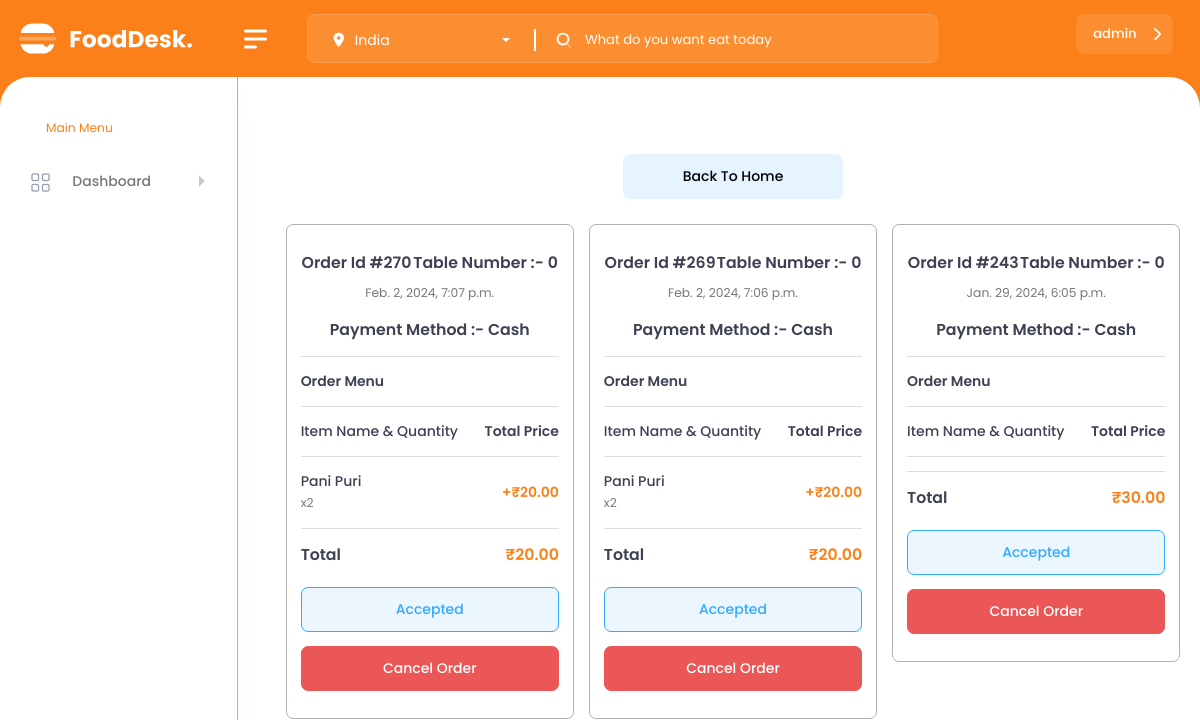
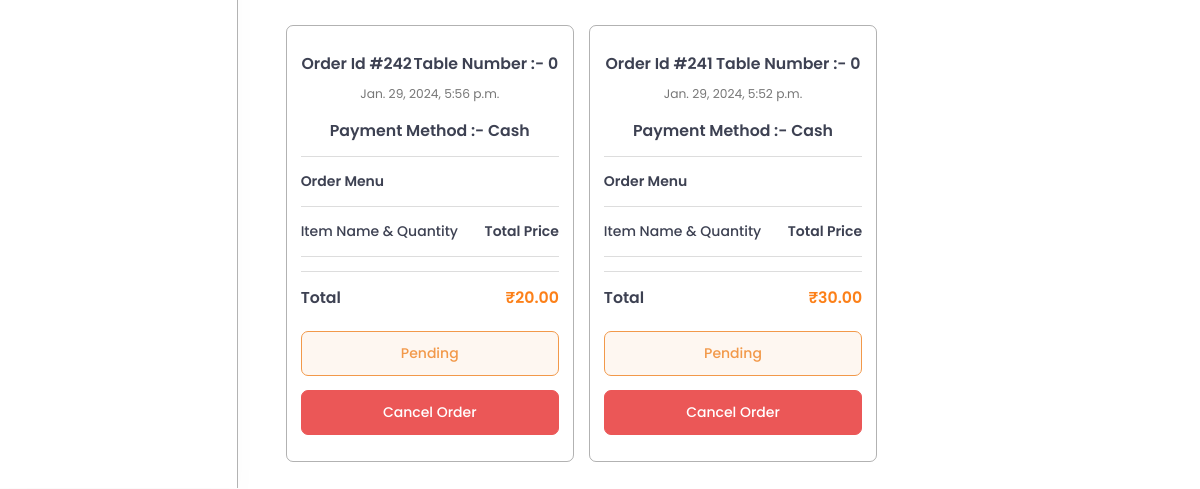
Before: /order_history/ (signed in) with the older database file (2 pictures, top to bottom).
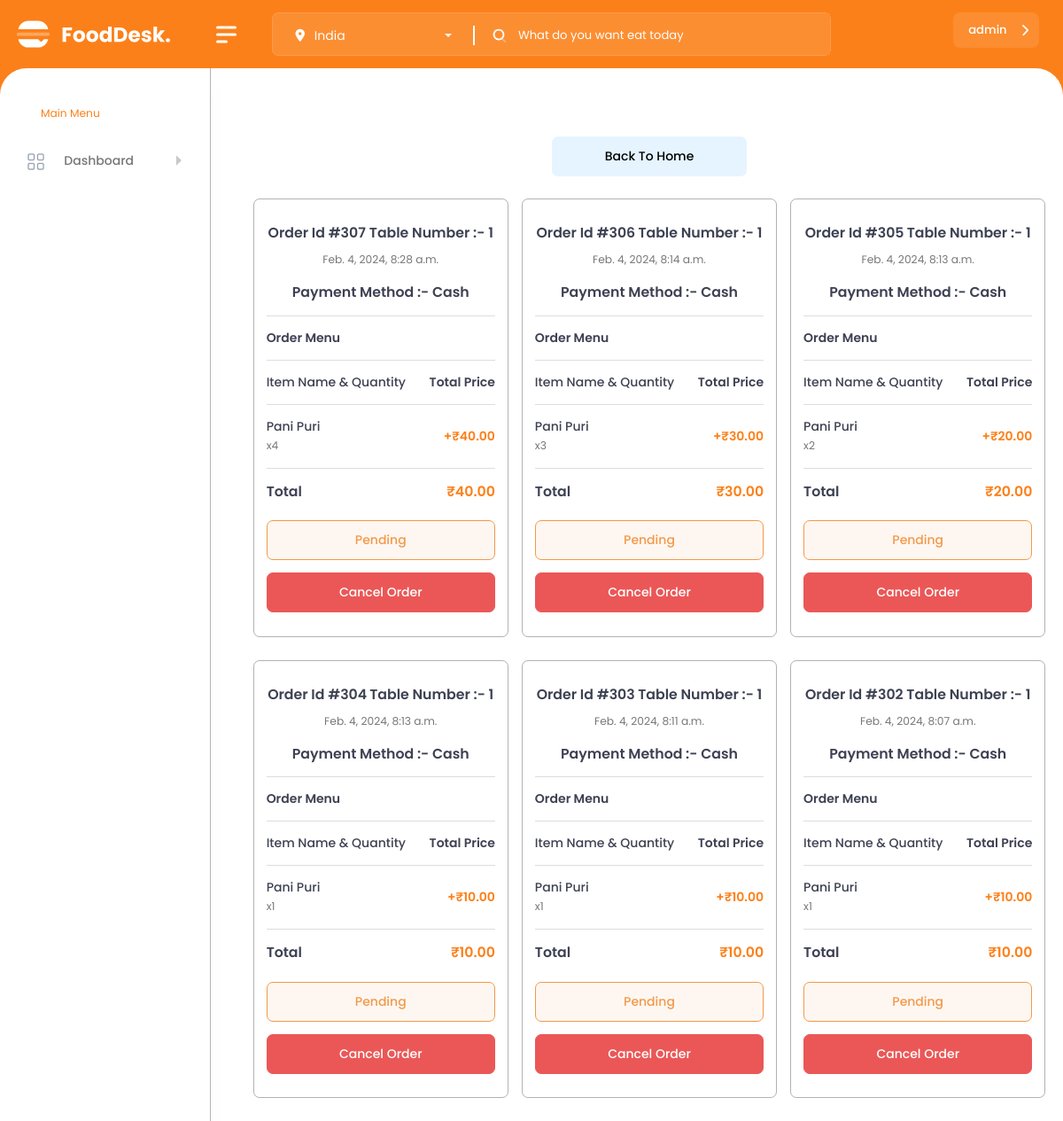
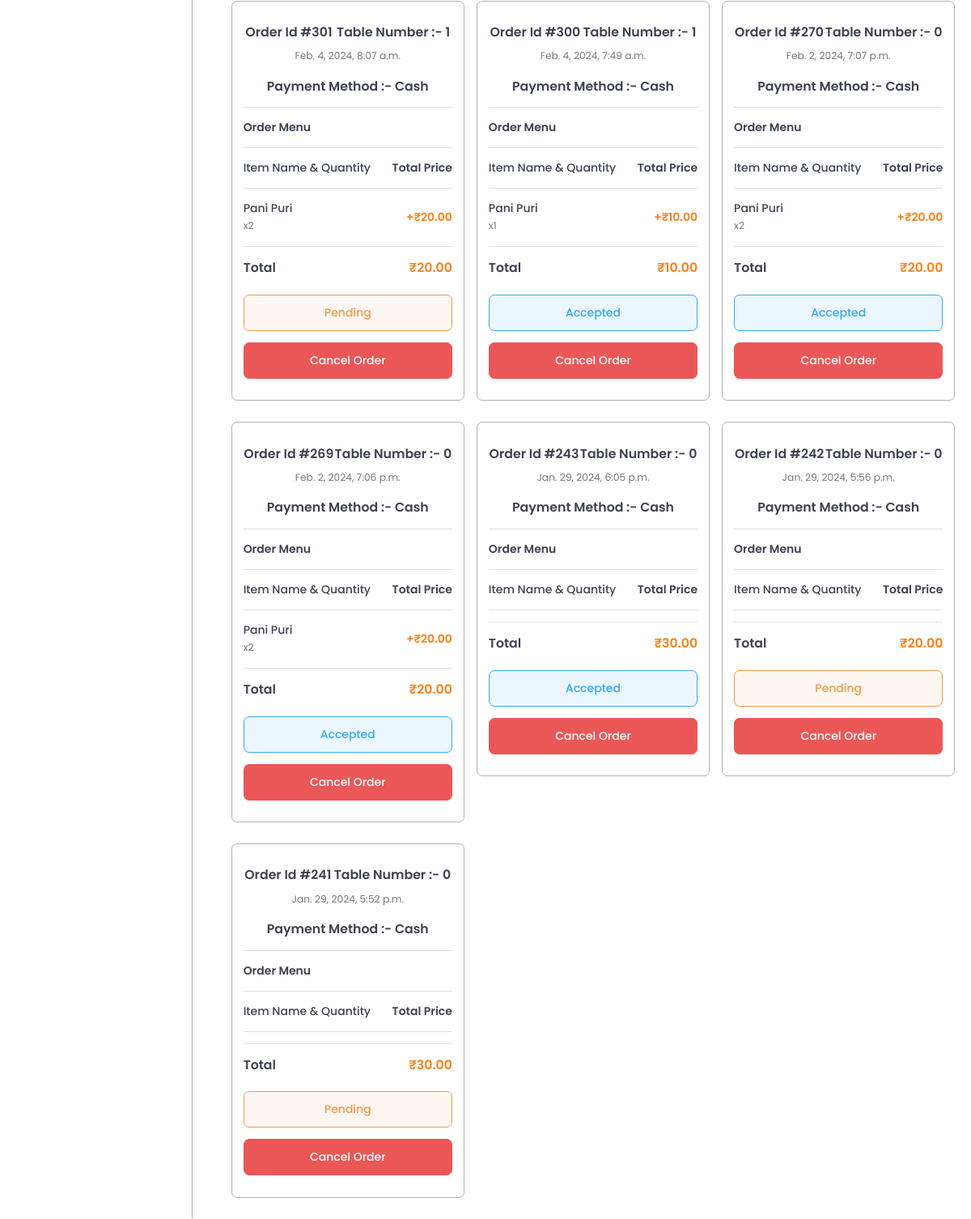
After: the same page with the newer database file (2 pictures, top to bottom).
### Menu/models.py (models this page shows, shortened)
class CompletedOrder(models.Model):
    STATUS_CHOICES = [
        ('Pending', 'Pending'),
        ('Accepted', 'Accepted'),
        ('Completed', 'Completed'),
        ('Cancelled', 'Cancelled'),
    ]
    PAYMENT_MODE = [
        ('Not Yet', 'Not Yet'),
        ('Cash', 'Cash'),
        ('Online', 'Online'),
    ]
    PAYMENT_STATUS = [
        ('Pending', 'Pending'),
        ('Done', 'Done'),
    ]
    user = models.ForeignKey(User, on_delete=models.CASCADE,blank=True,null=True)
    order_id = models.AutoField(primary_key=True)
    table_number = models.IntegerField(blank=True,null=True)
    status = models.CharField(max_length=20, choices=STATUS_CHOICES, default='Pending')
    payment_mode = models.CharField(max_length=20, choices=PAYMENT_MODE, default='Not Yet')
    payment_status = models.CharField(max_length=20, choices=PAYMENT_STATUS, default='Pending')
    overall_total_price = models.DecimalField(max_digits=10, decimal_places=2)
    created_at = models.DateTimeField(auto_now_add=True)

class CompleteOrderItem(models.Model):
    order = models.ForeignKey(CompletedOrder, related_name='items', on_delete=models.CASCADE)
    name = models.CharField(max_length=255)
    quantity = models.IntegerField()
    menu = models.ForeignKey(MenuItems, on_delete=models.CASCADE,null=True,blank=True)
    price = models.DecimalField(max_digits=10, decimal_places=2)
    total_price = models.DecimalField(max_digits=10, decimal_places=2)

### Menu/views.py (the view)
# urls.py: path('order_history/', OrderHistory, name='order_history'),
def OrderHistory(request):
    log_in = request.user
    if request.user.is_authenticated:
        orders = CompletedOrder.objects.filter(user=log_in).order_by('-created_at')
        order_items = []
        for order in orders:
            items_for_order = CompleteOrderItem.objects.filter(order=order)
            order_items.extend(items_for_order)
        return render(request, "Menu/order_history.html", {"orders": orders, "order_menu": order_items})
    else:
        return render(request, "Menu/order_history.html",{"message":"You have not logged in Please Login first"})

### templates/Menu/order_history.html (shortened to what this page needs)
{% load static %}
<!DOCTYPE html>
<html lang="en">
<head>
    <link href="{% static 'global/vendor/bootstrap-select/dist/css/bootstrap-select.min.css' %}" rel="stylesheet">
    <link href="{% static 'global/vendor/jquery-nice-select/css/nice-select.css' %}" rel="stylesheet">
    <link href="{% static 'global/vendor/bootstrap-datetimepicker/css/bootstrap-datetimepicker.min.css' %}" rel="stylesheet">
    <link href="{% static 'global/vendor/bootstrap-select/dist/css/bootstrap-select.min.css' %}" rel="stylesheet">
    <link href="{% static 'global/vendor/swiper/css/swiper-bundle.min.css' %}" rel="stylesheet">
    <link href="{% static 'global/css/style.css' %}" rel="stylesheet">
</head>
<body>
    <div id="main-wrapper" class="dlab-overflow">
        <div class="nav-header">
            <a href="{% url "index" %}" class="brand-logo">
            </a>
            <div class="nav-control">
                <div class="hamburger">
                    <span class="line"></span><span class="line"></span><span class="line"></span>
                </div>
            </div>
        </div>
        <div class="header">
            <div class="header-content">
                <nav class="navbar navbar-expand">
                    <div class="container d-block my-0">
                        <div class="d-flex align-items-center justify-content-sm-between justify-content-end">
                            <div class="header-left">
                                <div class="nav-item d-flex align-items-center">
                                    <div class="d-flex header-bx">
                                        <div class="input-group search-area2 ps-3" id="Serach-bar">
                                            <span class="input-group-text h-search"><a href="javascript:void(0)">
											</a></span>
                                            <input type="text" class="form-control" placeholder="What do you want eat today">
                                        </div>
                                    </div>
                                </div>
                            </div>
                            {% if request.user.is_authenticated %}
                            <ul class="navbar-nav header-right ">
                                <li>
                                    <div class="dropdown header-profile2 ">
                                        <a class="nav-link " href="javascript:void(0);" role="button" data-bs-toggle="dropdown">
                                            <div class="header-info2 d-flex align-items-center">
                                                <div class="d-flex align-items-center sidebar-info">
                                                    <div>
                                                        <h6 class="font-w500 mb-0 ms-2">{{request.user}}</h6>
                                                    </div>
                                                    <i class="fas fa-chevron-down"></i>
                                                </div>
                                            </div>
                                        </a>
                                    </div>
                                </li>
                            </ul>
                            {% else %}
                            <div class="" style="border: 1px solid black;border-radius: 10px;">
                                <a href="{% url "login" %}" class="btn btn-primary" id="checkout-btn" style="background-color: rgba(252, 128, 25, 0.1)">Login</a>
                            </div>
                            {% endif %}
                        </div>
                    </div>
                </nav>
            </div>
        </div>
        <div class="dlabnav border-right">
            <div class="dlabnav-scroll">
                <p class="menu-title style-1"> Main Menu</p>
                <ul class="metismenu" id="menu">
                    <li><a class="has-arrow " href="javascript:void(0);" aria-expanded="false">
							<i class="bi bi-grid"></i>
							<span class="nav-text">Dashboard</span>
						</a>
                    </li>
                </ul>
            </div>
        </div>
        <div class="content-body">
            <div class="container">
                <div class="row">
                    <div class="col-xl-12 col-xxl-12">
                    <div class="back-to-home">
                    <center>
                    <a href="{% url 'index' %}" style="color: white;">
                    <button class="btn mt-3 back-to-home-btn" style="background-color: #e6f4ff;color:black;">Back To Home</button>
                    </a>
                    </center>
                    </div>
                    {% if message %}
                    <h1 style="text-align: center;">{{message}}</h1>
                    <center>
                        <a href="{% url 'login' %}" style="color: white;">
                        <button class="btn mt-3 back-to-home-btn" style="background-color: #FC8019;color:white;">Login</button>
                        </a>
                        </center>
                    {% else %}
                        <div class="row">
                            {% for order in orders %}
                            <div class="col-xl-4 col-sm-6 sp15">
                                <div class="card h-auto b-hover manual-border">
                                    <div class="card-body px-3">
                                        <div class="text-center">
                                            <div class="" style="display: flex;justify-content: space-around;">
                                                <h4 class=".btn-cancel-order" onclick="cancelOrder('{{ order.id }}')">Order Id #{{order.order_id}}</h4>
                                                <h4>Table Number :- {{order.table_number}}</h4>
                                                </div>
                                            <p>{{order.created_at}}</p>
                                            <h4>Payment Method :- {{order.payment_mode}}</h4>
                                        </div>
                                        <hr>
                                        <div class="order-menu">
                                            <h6 class="font-w600">Order Menu</h6>
                                            <hr>
                                            <div class="d-flex align-items-center mb-2">
                                                <div class="order-items">
                                                    <h6 class="font-w500 text-nowrap mb-0"><a href="javascript:void(0);">Item Name & Quantity</a></h6>
                                                </div>
                                                <h6 class="mb-0 ms-auto">Total Price</h6>
                                            </div>
                                            <hr>
                                            {% for item in order_menu %}
                                            {% if item.order == order %}
                                            <div class="d-flex align-items-center mb-2">
                                                <div class="order-items">
                                                    <h6 class="font-w500 text-nowrap mb-0"><a href="javascript:void(0);">{{ item.name }} </a></h6>
                                                    <p class="mb-0">x{{ item.quantity }}</p>
                                                </div>
                                                <h6 class="text-primary mb-0 ms-auto">+₹{{ item.total_price }}</h6>
                                            </div>
                                            {% endif %}
                                        {% endfor %}
                                            <hr>
                                            <div class="d-flex align-items-center justify-content-between mb-4">
                                                <h4 class="mb-0">Total</h4>
                                                <h4 class="mb-0 text-primary">₹{{order.overall_total_price}}</h4>
                                            </div>
                                            {% if order.status == 'Pending' %}
                                            <a href="javascript:void(0);" class="btn btn-outline-warning bgl-warning btn-block"
                                                onclick="changeStatus('{{ order.id }}', 'Accepted')">{{ order.status }}</a>
                                            <button class="btn btn-danger btn-block mt-3 btn-cancel-order" data-order-id="{{ order.id }}" onclick="logOrderIdAndCancel('{{ order.order_id }}')">Cancel Order</button>
                                            {% elif order.status == 'Accepted' %}
                                                <a href="javascript:void(0);" class="btn btn-outline-info bgl-info btn-block"
                                                    onclick="changeStatus('{{ order.id }}', 'Completed')">{{ order.status }}</a>
                                                <button class="btn btn-danger btn-block mt-3 btn-cancel-order" data-order-id="{{ order.id }}" onclick="logOrderIdAndCancel('{{ order.order_id }}')">Cancel Order</button>
                                            {% elif order.status == 'Completed' %}
                                                <a href="javascript:void(0);" class="btn btn-outline-success bgl-success btn-block mt-3">{{ order.status }}</a>
                                            {% elif order.status == 'Cancelled' %}
                                                <p class="btn btn-danger btn-block mt-3 btn-cancel-order mt-3">Order Cancelled</p>
                                            {% endif %}
                                        </div>
                                    </div>
                                </div>
                            </div>
                            {% endfor %}
                        </div>
                        {% endif %}
                    </div>
                </div>
            </div>
        </div>
    </div>
</body>
</html>

### templates/Menu/order_history.html (style rules this page uses)
.back-to-home-btn { width: 25%; margin-bottom: 25px; }
.manual-border { border: 1px solid rgba(0, 0, 0, 0.3); border-radius: 0.5rem; }

Changed rows visible on the page:
added CompletedOrder: order_id "307", table_number "1", created_at "Feb. 4, 2024, 8:28 a.m.", payment_mode "Cash", overall_total_price "40.00", status "Pending"
added CompleteOrderItem: name "Pani Puri", quantity "4", total_price "40.00", shown under "307"
added CompletedOrder: order_id "306", table_number "1", created_at "Feb. 4, 2024, 8:14 a.m.", payment_mode "Cash", overall_total_price "30.00", status "Pending"
added CompleteOrderItem: name "Pani Puri", quantity "3", total_price "30.00", shown under "306"
added CompletedOrder: order_id "305", table_number "1", created_at "Feb. 4, 2024, 8:13 a.m.", payment_mode "Cash", overall_total_price "20.00", status "Pending"
added CompleteOrderItem: name "Pani Puri", quantity "2", total_price "20.00", shown under "305"
added CompletedOrder: order_id "304", table_number "1", created_at "Feb. 4, 2024, 8:13 a.m.", payment_mode "Cash", overall_total_price "10.00", status "Pending"
added CompleteOrderItem: name "Pani Puri", quantity "1", total_price "10.00", shown under "304"
added CompletedOrder: order_id "303", table_number "1", created_at "Feb. 4, 2024, 8:11 a.m.", payment_mode "Cash", overall_total_price "10.00", status "Pending"
added CompleteOrderItem: name "Pani Puri", quantity "1", total_price "10.00", shown under "303"
added CompletedOrder: order_id "302", table_number "1", created_at "Feb. 4, 2024, 8:07 a.m.", payment_mode "Cash", overall_total_price "10.00", status "Pending"
added CompleteOrderItem: name "Pani Puri", quantity "1", total_price "10.00", shown under "302"
added CompletedOrder: order_id "301", table_number "1", created_at "Feb. 4, 2024, 8:07 a.m.", payment_mode "Cash", overall_total_price "20.00", status "Pending"
added CompleteOrderItem: name "Pani Puri", quantity "2", total_price "20.00", shown under "301"
added CompletedOrder: order_id "300", table_number "1", created_at "Feb. 4, 2024, 7:49 a.m.", payment_mode "Cash", overall_total_price "10.00", status "Accepted"
added CompleteOrderItem: name "Pani Puri", quantity "1", total_price "10.00", shown under "300"
